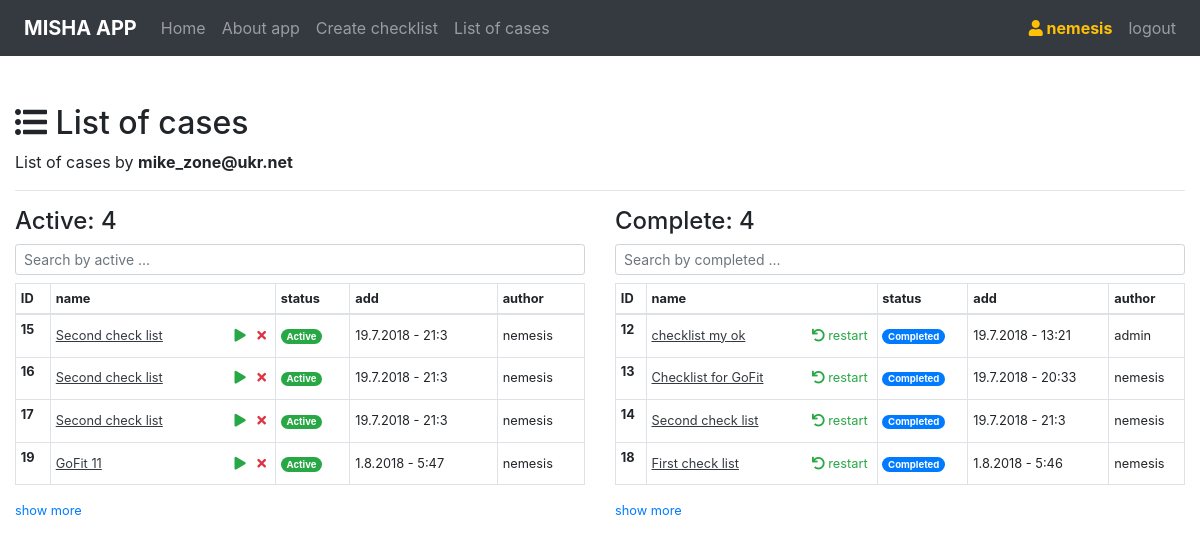
The app's page /listofcases/ (signed in) with its own data.
### app/models.py (models this page shows)
class CheckLists(models.Model):
    touched = models.BooleanField(default=False)
    name = models.CharField(max_length=300,default='untitled checklist')
    project_name = models.CharField(max_length=300,default='untitled project')
    is_active = models.BooleanField(default=True)
    is_visible = models.BooleanField(default=True)
    author = models.ForeignKey(User,on_delete=models.CASCADE)
    add = models.DateTimeField(auto_now_add=True)
    notes = models.TextField(max_length=1500,null=True,blank=True)

### app/views.py (the view)
# urls.py: path('listofcases/', listofcases),
def listofcases(request):
    cases_by_user_active = CheckLists.objects.filter(is_active=True,is_visible=True)
    cases_by_user_complete = CheckLists.objects.filter(is_active=False,is_visible=True)
    return render(request,'listofcases.html',{"cases_active":cases_by_user_active,"cases_complete":cases_by_user_complete})

### app/templates/listofcases.html (shortened to what this page needs)
{% extends 'base.html' %}
{% block listofcases %}
<h2><i class="fas fa-list-ul"></i> List of cases</h2>
<span>List of cases by <span class="font-weight-bold">{{request.user.email}}</span>
</span>
<hr>
<div class="row small">
<div class="col-xl-6">
	<h4>Active: {{cases_active | length}}</h4>
 <input type="text" class="my-2 form-control search_by_active form-control-sm" placeholder="Search by active ...">
<table class="table  table-bordered table-sm">
  <thead>
    <tr>
      <th scope="col">ID</th>
      <th scope="col">name</th>
      <th scope="col">status</th>
      <th scope="col">add</th>
      <th scope="col">author</th>
    </tr>
  </thead>
  <tbody class="active_body">
{%for c in cases_active %}
    <tr class="active_item">
      <th scope="row">{{c.pk}}</th>
      <td class="">
      	<div class="float-left">
      	<a class="text-dark" href="/checklist/{{c.pk}}"><u>{{c.name}}</u></a>
      	</div>
      	<div class="action_buttons float-right">
      		<a class="p-1 text-success" href="/toggle_status/{{c.pk}}/" ><i class="fas fa-play"></i></a>
      		<a data-toggle="modal" data-target="#exampleModal" class="p-1 text-success text-danger" href="#" ><i class="fas fa-times"></i></a>
      	</div>
      </td>
      <td> {% if c.is_active %} <span class="badge badge-pill badge-success">Active</span> {% else %} <span class="badge badge-primary badge-pill">Completed</span> {%endif%}</td>
      <td>{{c.add.day}}.{{c.add.month}}.{{c.add.year}} - {{c.add.hour}}:{{c.add.minute}}</td>
      <td>{{c.author}}</td>
    </tr>
{%endfor%}
  </tbody>
</table>
<a href="#" class="show_more_active">show more</a>
</div>
<div class="col-xl-6">
	<h4>Complete: {{cases_complete | length}}</h4>
  <input type="text" class="my-2 form-control search_by_complete form-control-sm" placeholder="Search by completed ...">
<table class="table  table-bordered table-sm">
  <thead>
    <tr>
      <th scope="col">ID</th>
      <th scope="col">name</th>
      <th scope="col">status</th>
      <th scope="col">add</th>
      <th scope="col">author</th>
    </tr>
  </thead>
  <tbody class="complete_body">
{%for c in cases_complete %}
    <tr class="complete_item">
      <th scope="row">{{c.pk}}</th>
      <td class="">
      	<div class="float-left">
      	<a class="text-dark"  href="/checklist/{{c.pk}}"><u>{{c.name}}</u></a>
      	</div>
      	<div class="action_buttons float-right">
      		<a class="p-1 text-success" href="/toggle_status/{{c.pk}}/" ><i class="fas fa-undo"></i> restart </a>
      	</div>
      </td>
      <td> {% if c.is_active %} <span class="badge badge-pill badge-success">Active</span> {% else %} <span class="badge badge-primary badge-pill">Completed</span> {%endif%}</td>
      <td>{{c.add.day}}.{{c.add.month}}.{{c.add.year}} - {{c.add.hour}}:{{c.add.minute}}</td>
      <td>{{c.author}}</td>
    </tr>
{%endfor%}
  </tbody>
</table>
<a href="#" class="show_more_complete">show more</a>
</div>
</div>
{% endblock %}

### app/templates/base.html (shortened to what this page needs)
<!doctype html>
<html lang="en">
  <head>
    <link rel="stylesheet" href="https://stackpath.bootstrapcdn.com/bootstrap/4.1.2/css/bootstrap.min.css">
    <link rel="stylesheet" href="https://use.fontawesome.com/releases/v5.1.0/css/all.css">
  </head>
  <body>
    <nav class="navbar navbar-expand-lg navbar-dark bg-dark">
      <a class="navbar-brand" href="/"><img id="myImg" class="mr-2" width="30px" src="https://cdn.worldvectorlogo.com/logos/slack-1.svg" alt=""><span class="font-weight-bold">MISHA APP</span></a>
      <div class="collapse navbar-collapse" id="navbarSupportedContent">
        <ul class="navbar-nav mr-auto">
          {% if not request.user.is_authenticated %}
          <li class="nav-item">
            <a class="nav-link" href="/">Home <span class="sr-only">(current)</span></a>
          </li>
          <li class="nav-item">
            <a class="nav-link" href="/about/">About app</a>
          </li>
          {%else%}
          <li class="nav-item"><a class="nav-link" href="/">Home <span class="sr-only">(current)</span></a></li>
          <li class="nav-item"><a class="nav-link" href="/about/">About app</a></li>
          <li class="nav-item"><a class="nav-link" href="/createchecklist/">Create checklist</a></li>
          <li class="nav-item"><a class="nav-link" href="/listofcases/">List of cases</a></li>
          {% endif %}
        </ul>
        {% if not request.user.is_authenticated %}
        <ul class="navbar-nav ml-auto">
          <li class="nav-item"><a class="nav-link" href="/login/">Login</a></li>
          <li class="nav-item"><a class="nav-link" href="/register/">Register</a></li>
        </ul>
        {% else %}
        <ul class="navbar-nav ml-auto">
          <li class="nav-item"><a class="nav-link text-warning  font-weight-bold" href="/"><i class="fas fa-user"></i> {{user.get_username}}</a></li>
          <li class="nav-item"><a class="nav-link" href="/logout/">logout</a><li>
        </ul>
        {% endif %}
      </div>
    </nav>
    <div class="container-fluid my-5">
    {% if not request.user.is_authenticated %}
    {%block login%}{%endblock%}
    {%block register%}{%endblock%}
    {%block afterlogout%}{%endblock%}
    {% else %}
    {%block listofcases%}{%endblock%}
    {% endif %}
    </div>
  </body>
</html>

### app/templates/listofcases.html (style rules this page uses)
td { line-height: 2rem; }

### app/templates/base.html (style rules this page uses)
* { transition: transform .2s ease; }

### records on screen
CheckLists: pk "15", name "Second check list", is_active "Active", add.day "19", add.month "7", add.year "2018", add.hour "21", add.minute "3", author "nemesis"
CheckLists: pk "16", name "Second check list", is_active "Active", add.day "19", add.month "7", add.year "2018", add.hour "21", add.minute "3", author "nemesis"
CheckLists: pk "17", name "Second check list", is_active "Active", add.day "19", add.month "7", add.year "2018", add.hour "21", add.minute "3", author "nemesis"
CheckLists: pk "19", name "GoFit 11", is_active "Active", add.day "1", add.month "8", add.year "2018", add.hour "5", add.minute "47", author "nemesis"
CheckLists: pk "12", name "checklist my ok", is_active "Completed", add.day "19", add.month "7", add.year "2018", add.hour "13", add.minute "21", author "admin"
CheckLists: pk "13", name "Checklist for GoFit", is_active "Completed", add.day "19", add.month "7", add.year "2018", add.hour "20", add.minute "33", author "nemesis"
CheckLists: pk "14", name "Second check list", is_active "Completed", add.day "19", add.month "7", add.year "2018", add.hour "21", add.minute "3", author "nemesis"
CheckLists: pk "18", name "First check list", is_active "Completed", add.day "1", add.month "8", add.year "2018", add.hour "5", add.minute "46", author "nemesis"

### other values on screen
{{ user.get_username }} "nemesis"
{{ request.user.email }} "mike_zone@ukr.net"
{{ cases_active | length }} "4"
{{ cases_complete | length }} "4"
